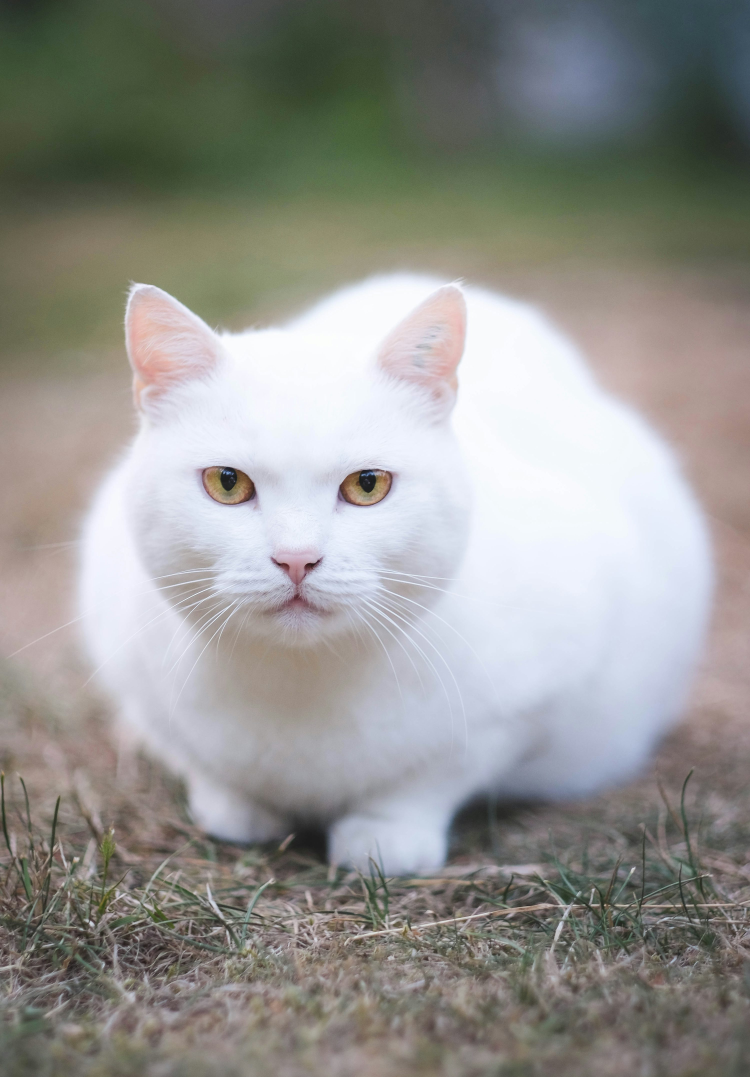
#> input picture Week 4/cat.jpeg, 3000 x 4307 px, found by its file name (shown at 1/4 size)
$ jupyter execute computer_vision.ipynb
#> lines starting #> are read from the running program, lines starting #| are printed output that depends on the picture; after the words box and inside, x2 and y2 are one past the last pixel; in counts of white or black regions, pixels touching at a corner belong together
[cell 1]
import cv2
from matplotlib import pyplot as plt
# Read the image
img = cv2.imread('/content/cat.jpeg')
#> img is the input picture: shape (4307, 3000, 3); mean B, G, R 142.8, 146.6, 146.9

# Convert BGR (opencv default) to RGB for proper display with matplot
img_rgb = cv2.cvtColor(img, cv2.COLOR_BGR2RGB)

# Display
plt.imshow(img_rgb)
plt.axis('off')   # Hide axis
plt.title('Output')
plt.show()

[cell 2]
img_rgb = cv2.cvtColor(img, cv2.COLOR_BGR2RGB)
img_grey = cv2.cvtColor(img, cv2.COLOR_BGR2GRAY)
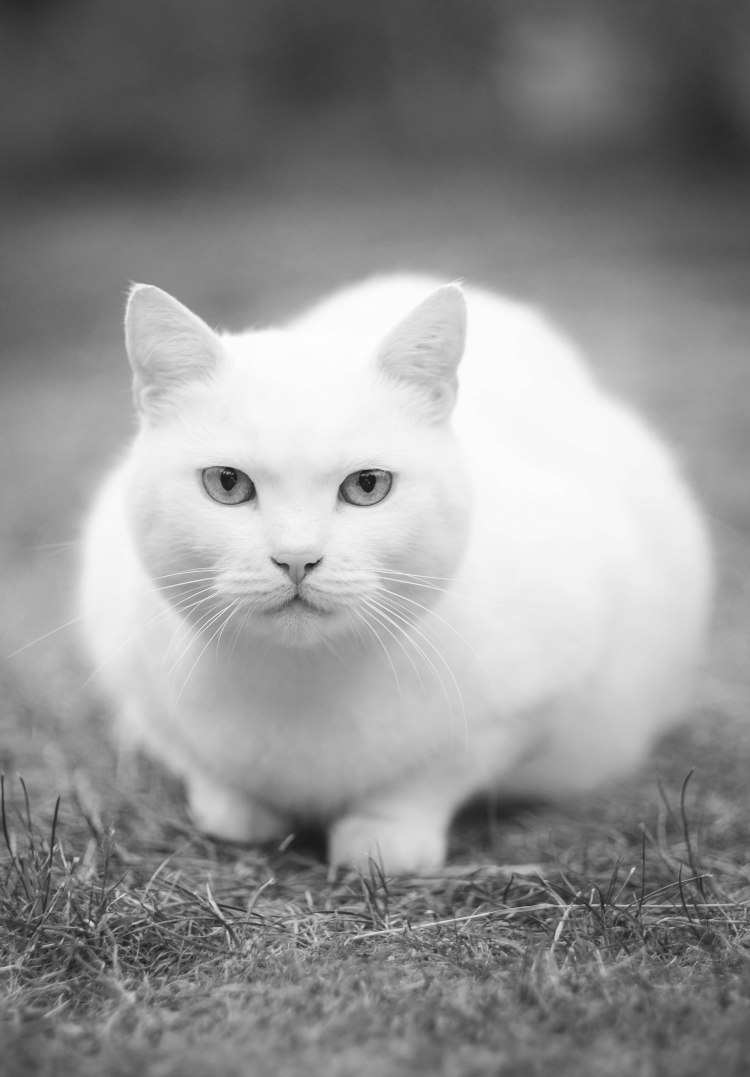
#> img_grey: shape (4307, 3000) (shown at 1/4 size); min 17, max 255, mean 146.3
img_blurr = cv2.GaussianBlur(img, (55, 55), 0)
print('Original Image Shape', img.shape)
#| Original Image Shape (4307, 3000, 3)
print('Grayscale Image Shape', img_grey.shape)
#| Grayscale Image Shape (4307, 3000)
print('Blur Image Shape', img_blurr.shape)
#| Blur Image Shape (4307, 3000, 3)

plt.figure(figsize=(20,10))

plt.subplot(2,3,1)
plt.imshow(img)
plt.title('Original Image BGR')
plt.axis('off')

plt.subplot(2,3,2)
plt.imshow(img_rgb)
plt.title('RGB Image')
plt.axis('off')

plt.subplot(2,3,3)
plt.imshow(img_grey, cmap='gray')
plt.title('Grayscale Image')
plt.axis('off')

plt.subplot(2,3,4)
plt.imshow(img_blurr)
plt.title('Blurr Image')
plt.axis('off')


plt.show
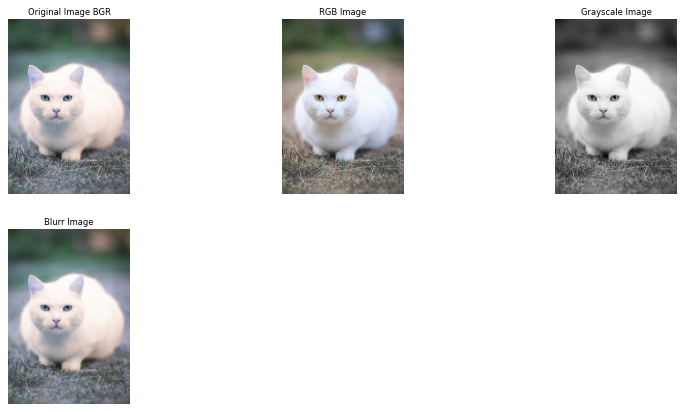
#> figure drawn by matplotlib, 4 panels; B, G, R data is drawn as R, G, B

[cell 3]
low_threshold = 50
high_threshold = 100
img_canny = cv2.Canny(img, low_threshold, high_threshold)
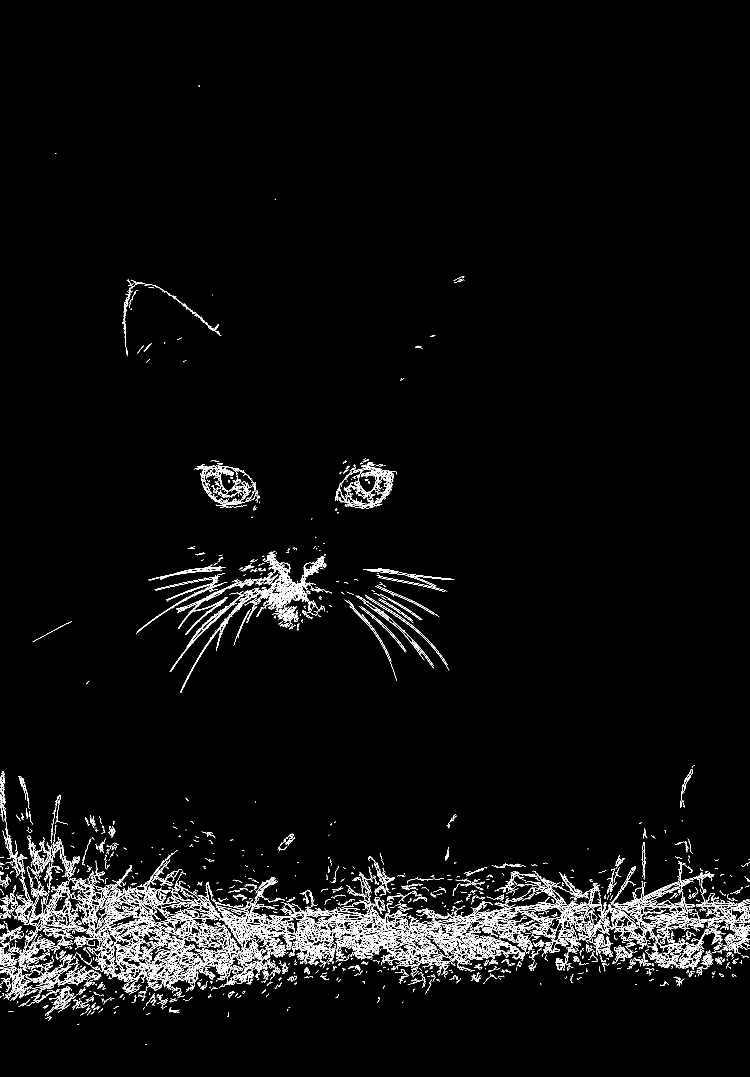
#> img_canny: shape (4307, 3000) (shown at 1/4 size); 2% white in thin lines or dots, all inside (x1, y1, x2, y2) = (0, 342, 3000, 4180)

plt.figure(figsize=(15,6))

plt.subplot(1,2,1)
plt.imshow(img)
plt.title('Original Image BGR')
plt.axis('off')

plt.subplot(1,2,2)
plt.imshow(img_canny)
plt.title('Edge Detect Image')
plt.axis('off')

plt.show()
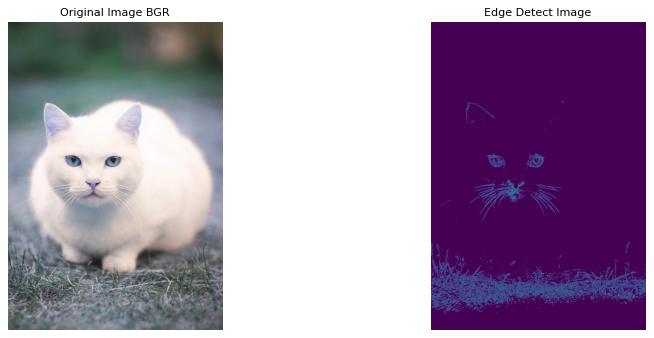
#> figure drawn by matplotlib, 2 panels; B, G, R data is drawn as R, G, B

[cell 4]
img_resize = cv2.resize(img, (500, 500))
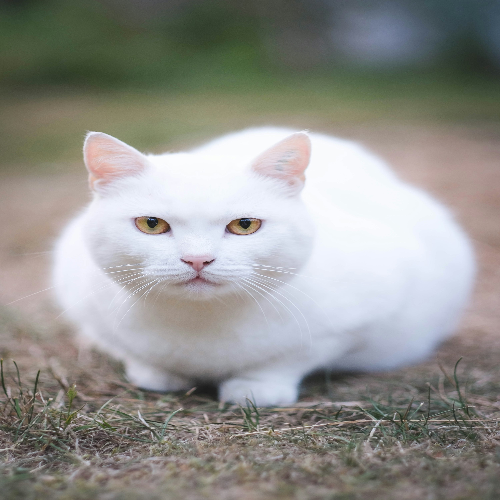
#> img_resize: shape (500, 500, 3); mean B, G, R 142.7, 146.5, 146.7


print('Original Image Shape', img.shape)
#| Original Image Shape (4307, 3000, 3)
print('Resize Image Shape', img_resize.shape)
#| Resize Image Shape (500, 500, 3)

plt.figure(figsize=(15,6))

# plt.subplot(1,2,1)
plt.imshow(img)
plt.title('Original Image BGR')
plt.axis('off')
plt.show()

# plt.subplot(1,2,2)
plt.figure(figsize=(15,6))
plt.imshow(img_resize)
plt.title('Resize Image')
plt.axis('off')

plt.show()

[cell 5]
img_crop = img[0:2000,2000:3500]
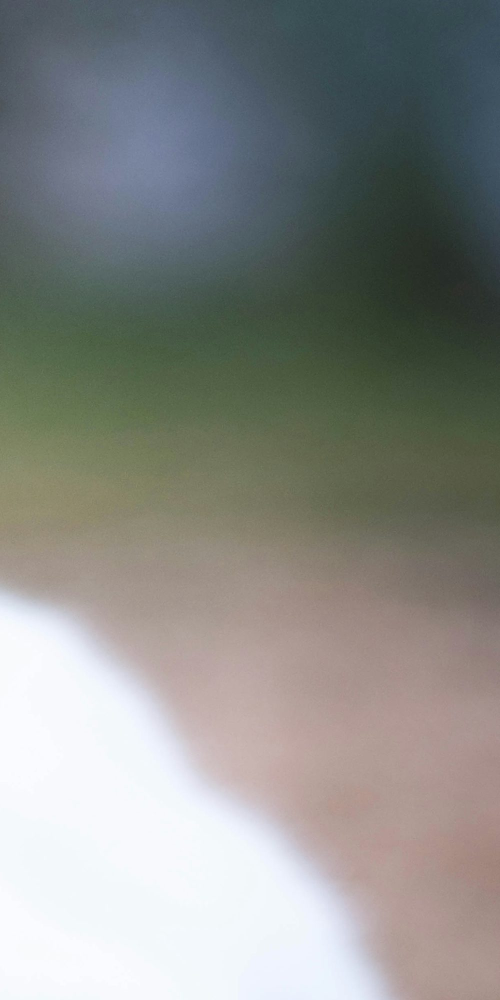
#> img_crop: shape (2000, 1000, 3) (shown at 1/2 size); mean B, G, R 134.3, 138.1, 136.1


print('Original Image Shape', img.shape)
#| Original Image Shape (4307, 3000, 3)
print('Crop Image Shape', img_crop.shape)
#| Crop Image Shape (2000, 1000, 3)

plt.figure(figsize=(15,6))

plt.subplot(1,2,1)
plt.imshow(img)
plt.title('Original Image BGR')
plt.axis('off')
# plt.show()

plt.subplot(1,2,2)
# plt.figure(figsize=(15,6))
plt.imshow(img_crop)
plt.title('Crop Image')
plt.axis('off')

plt.show()
#> figure, not shown here; B, G, R data is drawn as R, G, B

$ run again, with Week 4/dog.jpeg copied over Week 4/cat.jpeg
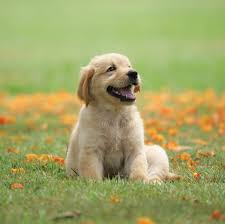
#> input picture Week 4/dog.jpeg, 225 x 224 px, found by its file name
#> img is the input picture: shape (224, 225, 3); mean B, G, R 102.4, 164.2, 162
#> `img_grey = cv2.cvtColor(img, cv2.COLOR_BGR2GRAY)`:
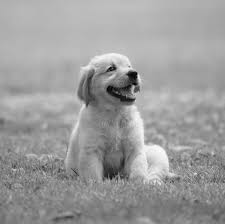
#> img_grey: shape (224, 225); min 2, max 255, mean 156.5
#| Original Image Shape (224, 225, 3)
#| Grayscale Image Shape (224, 225)
#| Blur Image Shape (224, 225, 3)
#> `img_canny = cv2.Canny(img, low_threshold, high_threshold)`:
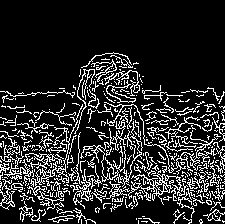
#> img_canny: shape (224, 225); 16.6% white in thin lines or dots, all inside (x1, y1, x2, y2) = (0, 52, 225, 224)
#| Original Image Shape (224, 225, 3)
#| Resize Image Shape (500, 500, 3)
#> img_crop = empty array
#| Original Image Shape (224, 225, 3)
#| Crop Image Shape (224, 0, 3)

$ run again, with Week 4/dog1.jpeg copied over Week 4/cat.jpeg
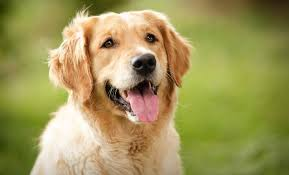
#> input picture Week 4/dog1.jpeg, 289 x 175 px, found by its file name
#> img is the input picture: shape (175, 289, 3); mean B, G, R 89.6, 151.3, 160.5
#| Original Image Shape (175, 289, 3)
#| Grayscale Image Shape (175, 289)
#| Blur Image Shape (175, 289, 3)
#> `img_canny = cv2.Canny(img, low_threshold, high_threshold)`:
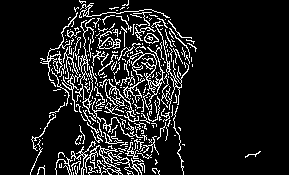
#> img_canny: shape (175, 289); 11.6% white in thin lines or dots, all inside (x1, y1, x2, y2) = (30, 0, 261, 175)
#> `img_resize = cv2.resize(img, (500, 500))`:
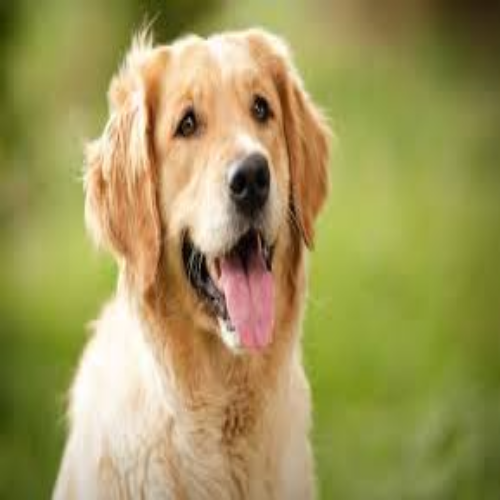
#> img_resize: shape (500, 500, 3); mean B, G, R 89.5, 151.2, 160.4
#| Original Image Shape (175, 289, 3)
#| Resize Image Shape (500, 500, 3)
#> img_crop = empty array
#| Original Image Shape (175, 289, 3)
#| Crop Image Shape (175, 0, 3)

$ run again, with Week 4/elephant.jpeg copied over Week 4/cat.jpeg
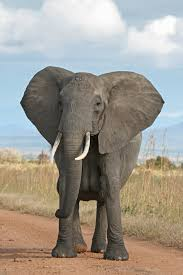
#> input picture Week 4/elephant.jpeg, 183 x 275 px, found by its file name
#> img is the input picture: shape (275, 183, 3); mean B, G, R 143.3, 153.4, 159.5
#| Original Image Shape (275, 183, 3)
#| Grayscale Image Shape (275, 183)
#| Blur Image Shape (275, 183, 3)
#> `img_canny = cv2.Canny(img, low_threshold, high_threshold)`:
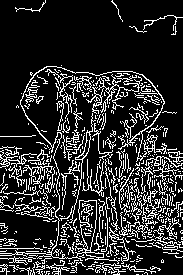
#> img_canny: shape (275, 183); 17.7% white in thin lines or dots
#> `img_resize = cv2.resize(img, (500, 500))`:
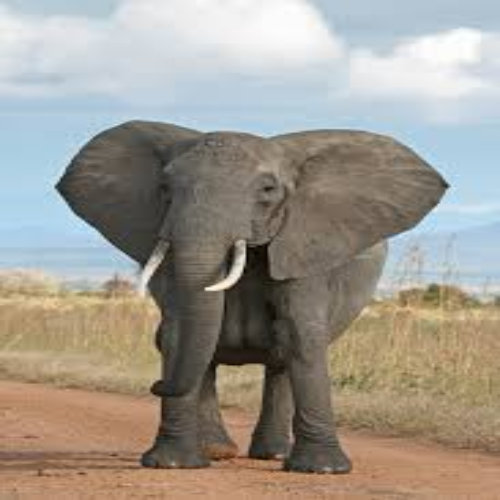
#> img_resize: shape (500, 500, 3); mean B, G, R 143.2, 153.3, 159.4
#| Original Image Shape (275, 183, 3)
#| Resize Image Shape (500, 500, 3)
#> img_crop = empty array
#| Original Image Shape (275, 183, 3)
#| Crop Image Shape (275, 0, 3)
